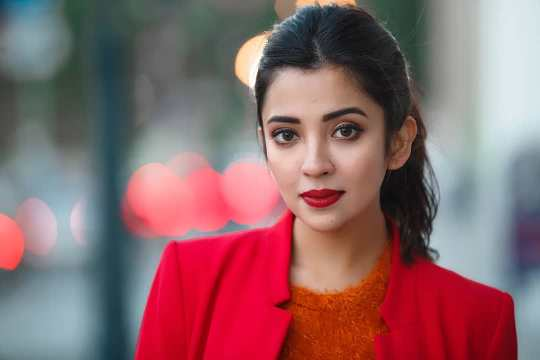
%> input picture random/barkha.jpg, 540 x 360 px
$ octave imagefourier.m   (GNU Octave 9; MATLAB toolbox functions it lacks are replaced by stand-ins)
%> lines starting %> are read from the running program, lines starting %| are printed output that depends on the picture
rgb = imread('barkha.jpg');
%> rgb is the input picture: size 360x540x3 uint8; mean R, G, B 140.3, 102.2, 106.2
I = rgb2gray(rgb);
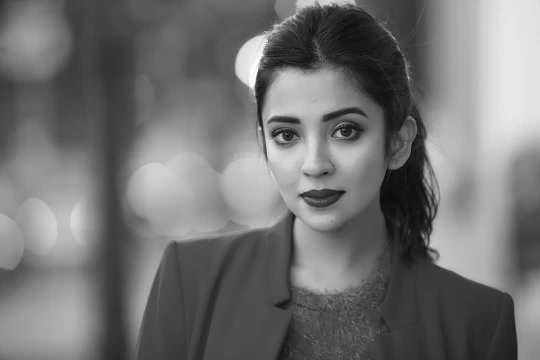
%> I: size 360x540 uint8; min 5, max 254, mean 114.1
ift = real(fft(I));
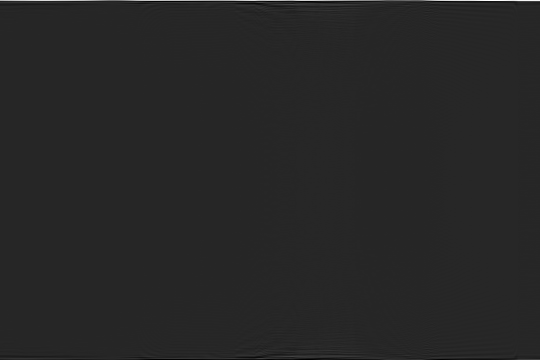
%> ift: size 360x540 double; min -10846, max 60379, mean 122.1; drawn with min black and max white
figure
imshow(ift)
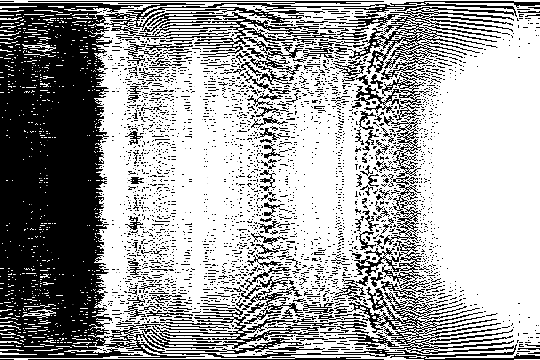
%> displayed picture: size 360x540, on the screen's scale of 0 to 255; min 0, max 255, mean 163.3

$ run again, with random/yourself.png saved as random/barkha.jpg
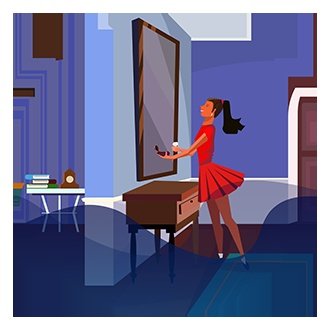
%> input picture random/yourself.png, 330 x 330 px
%> rgb is the input picture: size 330x330x3 uint8; mean R, G, B 112.8, 112.9, 148.8
%> `ift = real(fft(I));`:
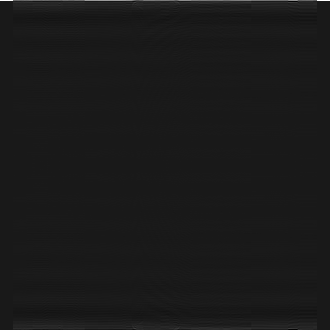
%> ift: size 330x330 double; min -9480.3, max 84150, mean 254.6; drawn with min black and max white
%> `imshow(ift)`:
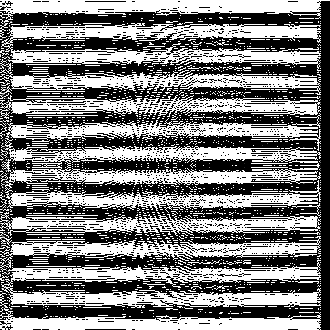
%> displayed picture: size 330x330, on the screen's scale of 0 to 255; min 0, max 255, mean 126.5
